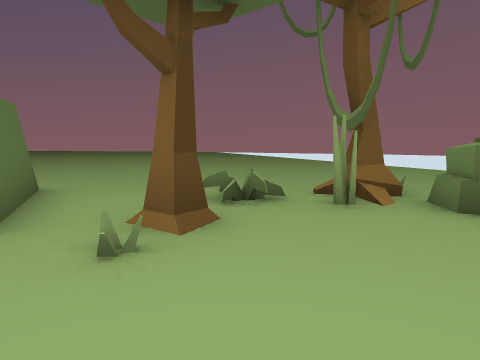
[1] (above)

24 first-person views from a walk through a Unity game level. The camera is 1.5 m above the floor, tilts 6° down and sees 70° across. The floor is counted in squares, 2 m on a side. Each view is taken from the middle of a square. On the plan, view 1 faces up. The plan holds only what a view shows up to about 11 squares ahead; the rest is blank. The place goes on beyond the plan.

[2]
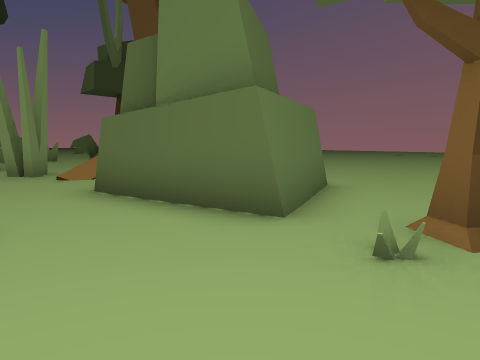

[3]
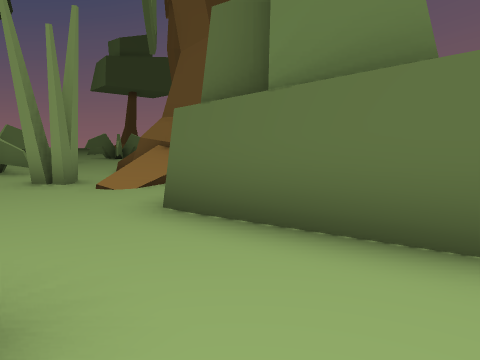

[4]
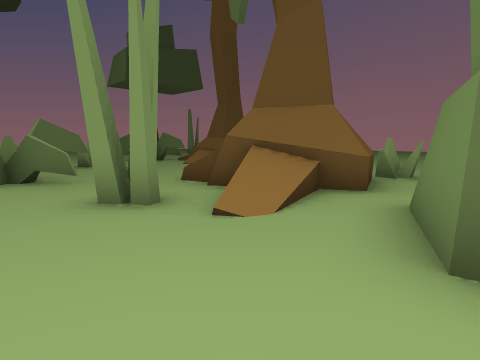

[5]
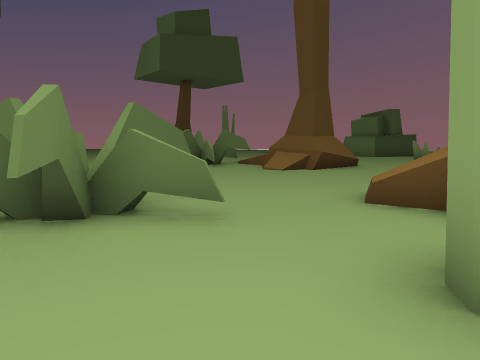

[6]
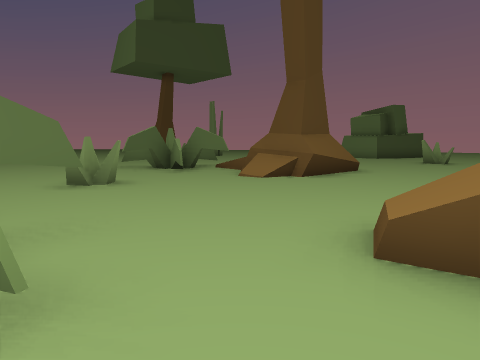

[7]
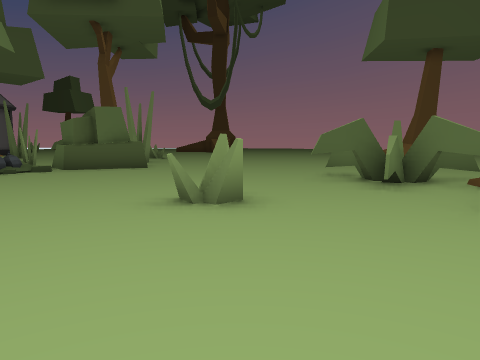

[8]
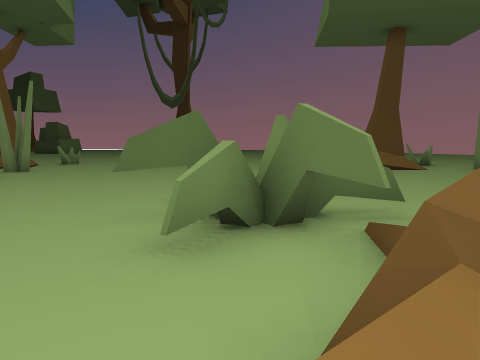

[9]
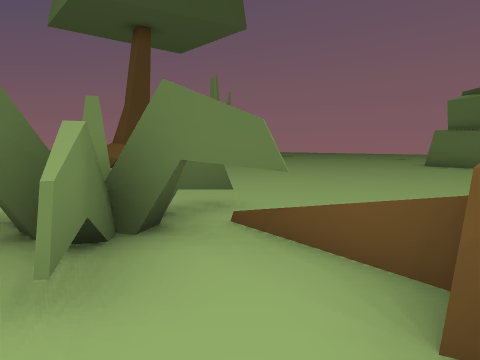

[10]
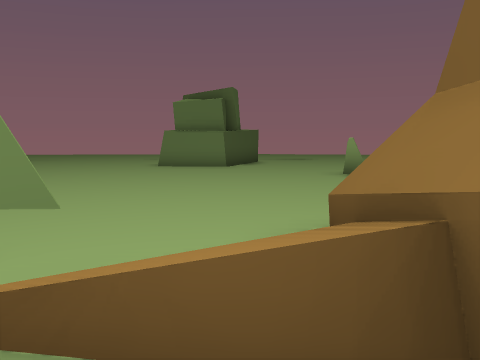

[11]
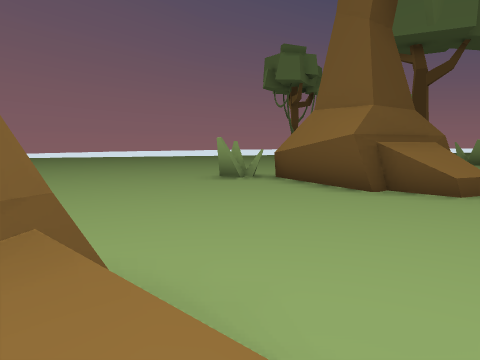

[12]
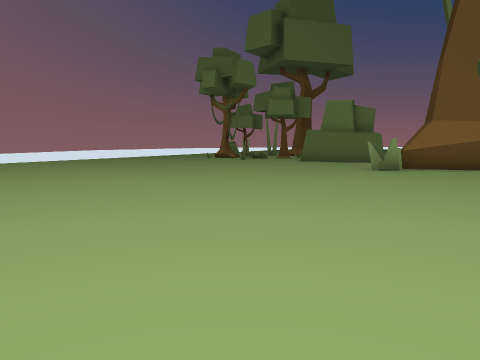

[13]
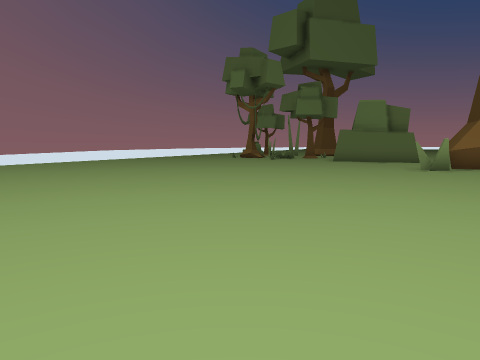

[14]
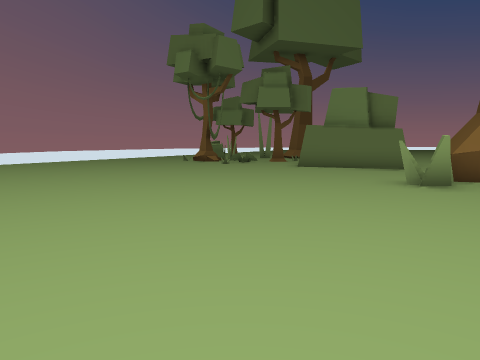

[15]
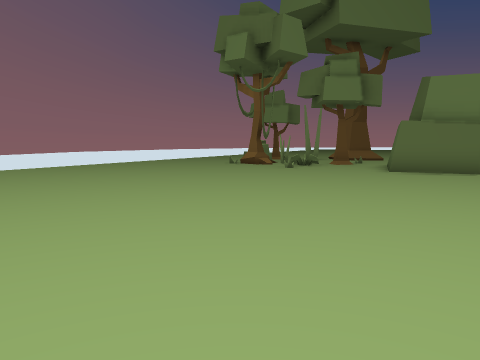

[16]
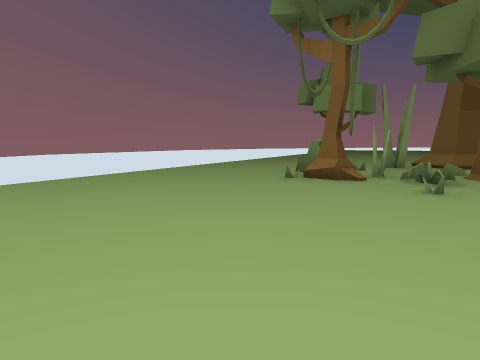

[17]
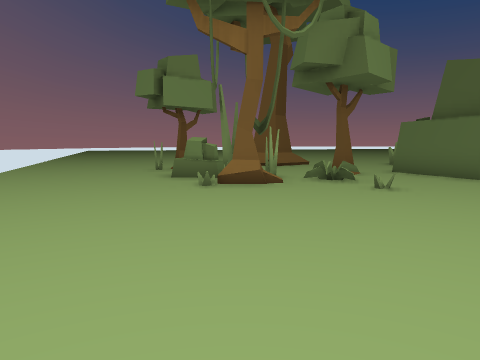

[18]
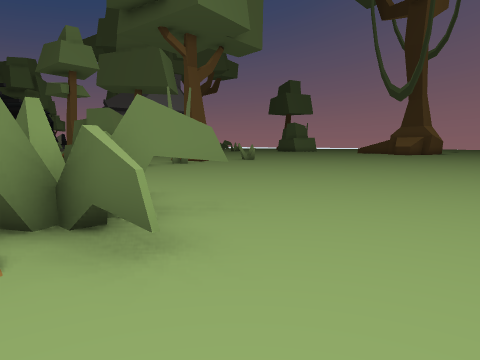

[19]
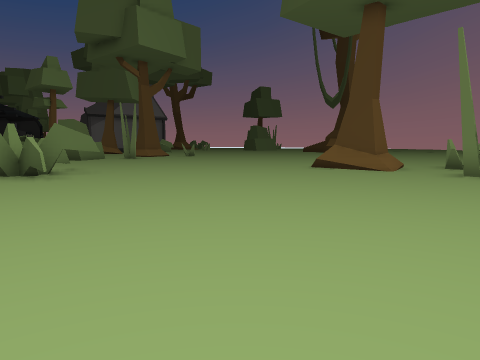

[20]
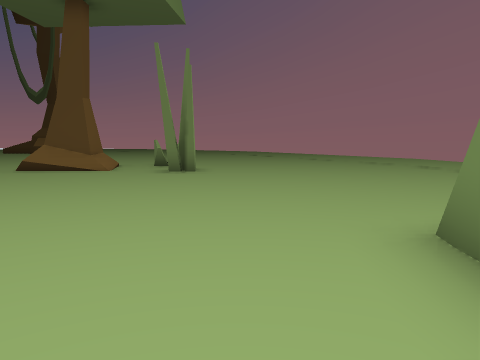

[21]
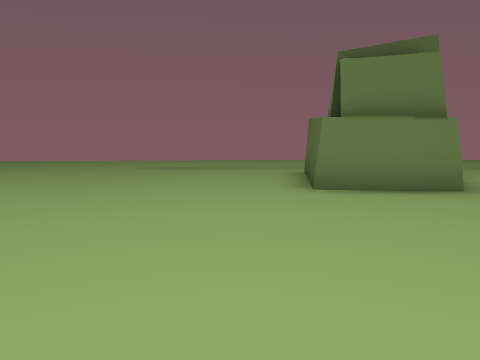

[22]
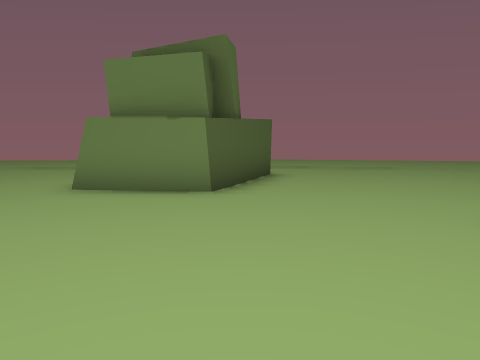

[23]
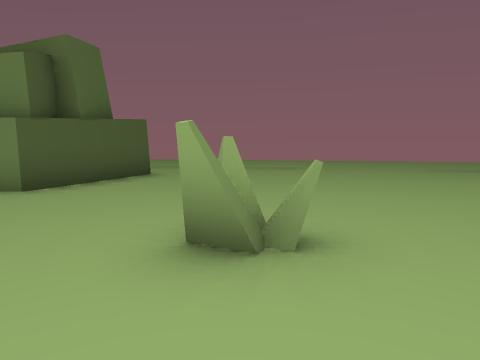

[24]
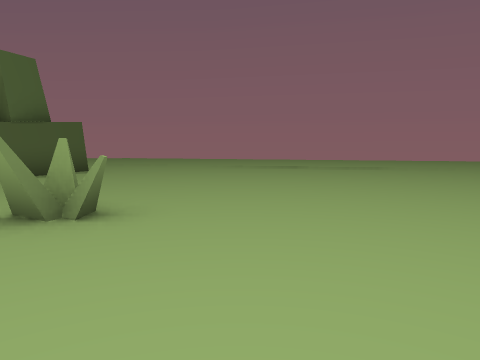

### Floor plan
Key: @ floor where view 1 was taken; # wall or solid block; x gap in a wall; . floor; / step, stairs or slope; = window, fence, low wall or low ledge; ^ raised ledge.
Columns run from 29 left of view 1 to 8 right of it. Each row starts with its distance up from view 1.
 25  ##########    #####
 24  #.........  ......######
 23  ..........  ...........#
 22  .........###...........
 21  .........###...........
 20  .........###..........
 19  .....................
 18  ..........................
 17  ..#...........#...............
 16  .#............................
 15 #.............................
 14  //............................
 13  ##...............................
 12   =...............................
 11  ............##....................
 10 .............##....................
  9 ........#.##=##....................
  8 .........###.//......#..............
  7  ........##.........##..............
  6   .................###.........=.....
  5    .........##....^###..###..=.#.....
  4    .................#/.####...#.#....
  3    .............#..../.####x#... .....
  2    ...#....... ###..#........... #....
  1    #. #......  ###.............#  ....
  0       ##...      ........ ...@##

Where each view was taken, in squares from view 1:
view 1: 0 up, 0 right, facing up
view 2: 0 up, 0 right, facing up-left
view 3: 0 up, 2 left, facing up-left
view 4: 0 up, 5 left, facing up-left
view 5: 0 up, 9 left, facing up-left
view 6: 2 up, 10 left, facing up-left
view 7: 5 up, 12 left, facing left
view 8: 8 up, 15 left, facing left
view 9: 7 up, 16 left, facing up-left
view 10: 8 up, 17 left, facing up
view 11: 8 up, 16 left, facing right
view 12: 18 up, 12 left, facing down-right
view 13: 19 up, 11 left, facing down-right
view 14: 15 up, 10 left, facing down-right
view 15: 15 up, 7 left, facing down-right
view 16: 12 up, 2 left, facing down-right
view 17: 12 up, 2 right, facing down
view 18: 12 up, 18 left, facing down-left
view 19: 18 up, 17 left, facing down-left
view 20: 18 up, 17 left, facing left
view 21: 14 up, 21 left, facing up
view 22: 14 up, 17 left, facing up
view 23: 14 up, 14 left, facing up
view 24: 13 up, 12 left, facing up
